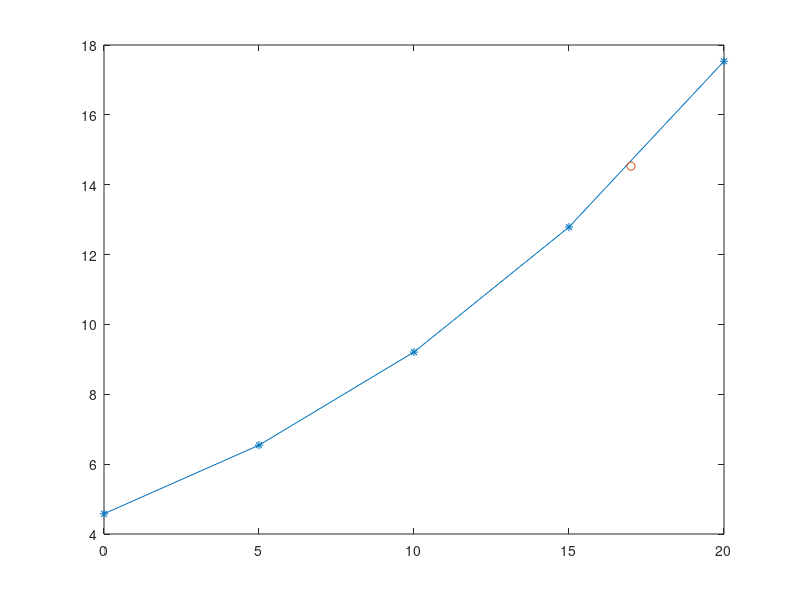

Reproduce this figure in MATLAB.
%Lagrangian Interpolation
clc; clear all;
xArray = [0 5 10 15 20]; yArray = [4.579 6.543 9.209 12.788 17.535];
n = length(xArray);
xr = 17;
yr = 0;
L = ones(1,n);
for i = 1:n
    for j = 1:n
        if(i~=j)
            L(i)= L(i)*(xr-xArray(j))/(xArray(i)-xArray(j));
        end
    end
    yr=yr+yArray(i)*L(i);
end
yr
plot(xArray,yArray, '-*',xr,yr, 'o');